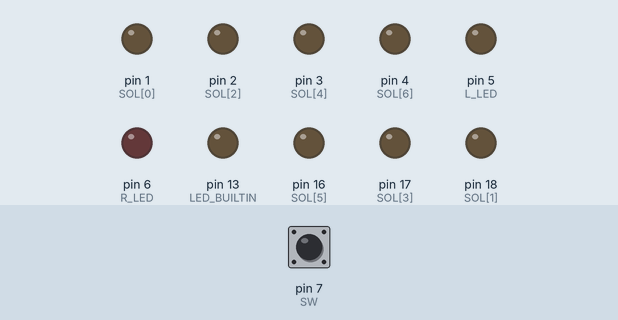
Bench run of a sketch on a simulated Arduino Uno, built with avr-gcc and run on an emulated ATmega328P. On the bench: output pins drawn as LEDs (lit = HIGH). Dashed ring = blinking. The inputs (shaded band) are chosen by the test bench; at power-on: pin 7 (SW) HIGH.

Above: at 1.2 s.
1.3 s: pin 7 (SW) pulled LOW for 0.15 s
At 3.5 s:
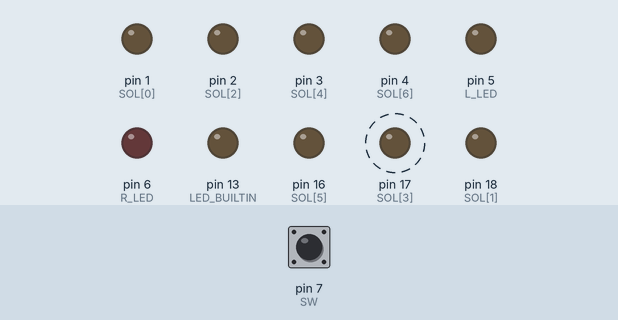
4.3 s: pin 7 (SW) pulled LOW for 1 s
At 4.8 s:
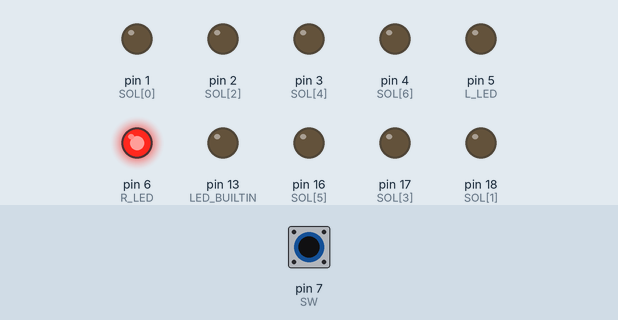
8.3 s: pin 7 (SW) pulled LOW for 3.2 s
At 14.2 s:
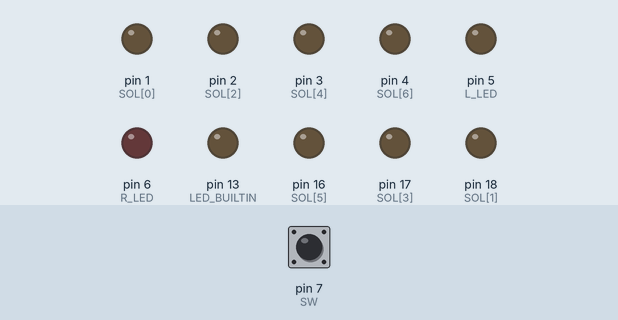
Timing chart, 0 to 33.7 s (numbered marks = the images above; inputs shaded):
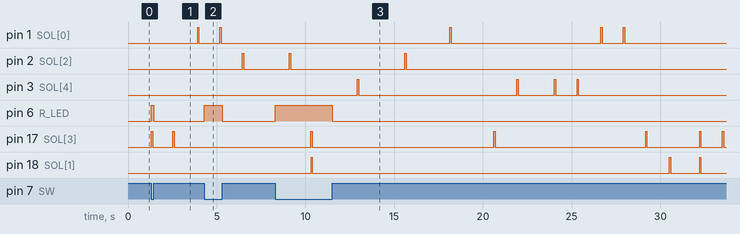

The sketch:

tap.ino
```cpp
#include <MsTimer2.h>
#define R_LED 6
#define L_LED 5
#define SW 7
#define TAP_TIME 80

//solenoid connected pin
const short SOL[] = {1, 18, 2, 17, 3, 16, 4};
short SOL_count[] = {0,  0, 0,  0, 0,  0, 0};
short flag= 0;
short now_note = 0;
long cnt= 0;

const long score[100][2] = { {6107, 3}, {7325, 3}, {8726, 6}, {9977, 6}, {11254, 4}, {13903, 4}, {15113, 3}, {15122, 5}, {17737, 2}, {20396, 4}, {22950, 6}, {25412, 3}, {26707, 2}, {28834, 2}, {30111, 2}, {31440, 6}, {32709, 6}, {33970, 3}, {35300, 5}, {37015, 3}, {37016, 5}, {38292, 3}, {39728, 3}, {40830, 5}, {42335, 5}, {43447, 2}, {44741, 2}, {46053, 6}, {47498, 6}, {48644, 3}, {51302, 5}, {53893, 2}, {56530, 6}, {59580, 6}, {62137, 2}, {64743, 6}, {67237, 2}, {69267, 3}, {70545, 3}, {71832, 5}, {73135, 5}, {74404, 5}, {75857, 4}, {78316, 3}, {78324, 5}, {79567, 4}, {82200, 5}, {83460, 3}, {84782, 6}, {86173, 2}, {87372, 5}, {90032, 6}, {91152, 2}, {92473, 3}, {93820, 5}, {95134, 6}, {100303, 4}, {111923, 5}, {112179, 5}, {113115, 2}, {114436, 6}, {115075, 6}, {115705, 3}, {117210, 4}, {119667, 3}, {119667, 5}, {120903, 2}, {123489, 6}, {126139, 3}, {128693, 5}, {131269, 2}, {132514, 6}, {133748, 4}};

// 最初のタップを計測の基準に
long offset = score[0][0];

// 1msごとに呼び出し
void timerInterrupt(){
  if(flag){
    if (cnt == score[now_note][0] - offset){
      SOL_count[6-score[now_note][1]] = TAP_TIME;
      now_note++;
    }
    //タップカウントを減らし,通電
    allOparation();
    cnt++;
  }

  //最初の1タップ目を調整
  if(digitalRead(SW) == LOW){
    digitalWrite(R_LED, HIGH);
    flag=1;
  }
  else{
    digitalWrite(R_LED, LOW);
  }
}


void allOparation(){
  for(int i = 0; i < 7;i++){
    if(SOL_count[i]>0){
      digitalWrite(SOL[i], HIGH);
      digitalWrite(L_LED, HIGH);
      SOL_count[i]--;
    }else{
      digitalWrite(SOL[i], LOW);
      digitalWrite(L_LED, LOW);
    }
  }
}

void setup() {
  pinMode(LED_BUILTIN, OUTPUT);
  pinMode(R_LED, OUTPUT);
  pinMode(L_LED, OUTPUT);
  pinMode(SW, INPUT_PULLUP);
  for (int i = 0; i < 7 ; i++)pinMode(SOL[i], OUTPUT);

  MsTimer2::set(1, timerInterrupt);
  MsTimer2::start();
}

void loop() {
}
```

Measured:
- after the input at 1.3 s, pin 1 (SOL[0]): LOW → HIGH after 2.6 s, → LOW 0.08 s later; pin 6 (R_LED): LOW → HIGH at once, → LOW 0.15 s later; pin 17 (SOL[3]): alternates HIGH for 0.08 s and LOW for 1.1 s, starting at once
- after the input at 4.3 s, pin 6 (R_LED): LOW → HIGH at once, → LOW 1.0 s later
- after the input at 8.3 s, pin 6 (R_LED): LOW → HIGH at once, → LOW 3.2 s later
- by itself, pin 2 (SOL[2]): alternates HIGH for 0.08 s and LOW for 6.4 s, 4 changes in all, then stays LOW
